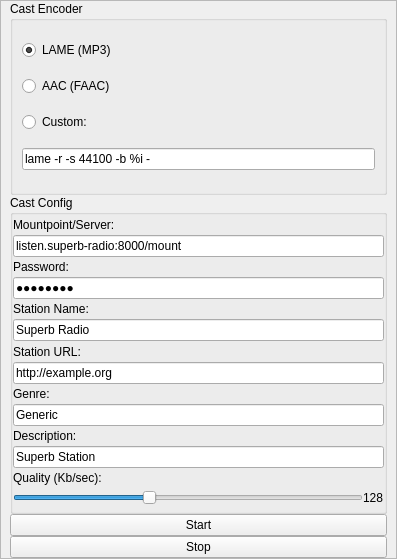
<?xml version="1.0" encoding="UTF-8"?>
<ui version="4.0">
 <class>Encoder</class>
 <widget class="QWidget" name="Encoder">
  <property name="geometry">
   <rect>
    <x>0</x>
    <y>0</y>
    <width>397</width>
    <height>559</height>
   </rect>
  </property>
  <property name="minimumSize">
   <size>
    <width>397</width>
    <height>559</height>
   </size>
  </property>
  <property name="windowTitle">
   <string>Form</string>
  </property>
  <layout class="QVBoxLayout" name="verticalLayout">
   <property name="spacing">
    <number>0</number>
   </property>
   <property name="margin">
    <number>0</number>
   </property>
   <item>
    <widget class="QScrollArea" name="scrollArea">
     <property name="minimumSize">
      <size>
       <width>396</width>
       <height>549</height>
      </size>
     </property>
     <property name="widgetResizable">
      <bool>true</bool>
     </property>
     <widget class="QWidget" name="scrollAreaWidgetContents">
      <property name="geometry">
       <rect>
        <x>0</x>
        <y>0</y>
        <width>395</width>
        <height>557</height>
       </rect>
      </property>
      <property name="minimumSize">
       <size>
        <width>394</width>
        <height>547</height>
       </size>
      </property>
      <layout class="QVBoxLayout" name="verticalLayout_2">
       <property name="spacing">
        <number>0</number>
       </property>
       <property name="leftMargin">
        <number>9</number>
       </property>
       <property name="topMargin">
        <number>0</number>
       </property>
       <property name="rightMargin">
        <number>9</number>
       </property>
       <property name="bottomMargin">
        <number>0</number>
       </property>
       <item>
        <widget class="QGroupBox" name="groupBox">
         <property name="minimumSize">
          <size>
           <width>377</width>
           <height>184</height>
          </size>
         </property>
         <property name="title">
          <string>Cast Encoder</string>
         </property>
         <layout class="QVBoxLayout" name="verticalLayout_3">
          <item>
           <widget class="QRadioButton" name="lame">
            <property name="text">
             <string>LAME (MP3)</string>
            </property>
            <property name="checked">
             <bool>true</bool>
            </property>
           </widget>
          </item>
          <item>
           <widget class="QRadioButton" name="aac">
            <property name="text">
             <string>AAC (FAAC)</string>
            </property>
           </widget>
          </item>
          <item>
           <widget class="QRadioButton" name="customr">
            <property name="text">
             <string>Custom:</string>
            </property>
           </widget>
          </item>
          <item>
           <widget class="QLineEdit" name="custom">
            <property name="text">
             <string>lame -r -s 44100 -b %i -</string>
            </property>
           </widget>
          </item>
         </layout>
        </widget>
       </item>
       <item>
        <widget class="QGroupBox" name="groupBox_2">
         <property name="minimumSize">
          <size>
           <width>377</width>
           <height>319</height>
          </size>
         </property>
         <property name="title">
          <string>Cast Config</string>
         </property>
         <layout class="QVBoxLayout" name="verticalLayout_4">
          <property name="spacing">
           <number>0</number>
          </property>
          <property name="leftMargin">
           <number>0</number>
          </property>
          <property name="topMargin">
           <number>0</number>
          </property>
          <property name="rightMargin">
           <number>0</number>
          </property>
          <property name="bottomMargin">
           <number>3</number>
          </property>
          <item>
           <widget class="QLabel" name="label">
            <property name="text">
             <string>Mountpoint/Server:</string>
            </property>
           </widget>
          </item>
          <item>
           <widget class="QLineEdit" name="server">
            <property name="text">
             <string>listen.superb-radio:8000/mount</string>
            </property>
           </widget>
          </item>
          <item>
           <widget class="QLabel" name="label_2">
            <property name="text">
             <string>Password:</string>
            </property>
           </widget>
          </item>
          <item>
           <widget class="QLineEdit" name="pass">
            <property name="text">
             <string>password</string>
            </property>
            <property name="echoMode">
             <enum>QLineEdit::PasswordEchoOnEdit</enum>
            </property>
           </widget>
          </item>
          <item>
           <widget class="QLabel" name="label_3">
            <property name="text">
             <string>Station Name:</string>
            </property>
           </widget>
          </item>
          <item>
           <widget class="QLineEdit" name="name">
            <property name="text">
             <string>Superb Radio</string>
            </property>
           </widget>
          </item>
          <item>
           <widget class="QLabel" name="label_4">
            <property name="text">
             <string>Station URL:</string>
            </property>
           </widget>
          </item>
          <item>
           <widget class="QLineEdit" name="url">
            <property name="text">
             <string>http://example.org</string>
            </property>
           </widget>
          </item>
          <item>
           <widget class="QLabel" name="label_5">
            <property name="text">
             <string>Genre:</string>
            </property>
           </widget>
          </item>
          <item>
           <widget class="QLineEdit" name="genre">
            <property name="text">
             <string>Generic</string>
            </property>
           </widget>
          </item>
          <item>
           <widget class="QLabel" name="label_6">
            <property name="text">
             <string>Description:</string>
            </property>
           </widget>
          </item>
          <item>
           <widget class="QLineEdit" name="descr">
            <property name="text">
             <string>Superb Station</string>
            </property>
           </widget>
          </item>
          <item>
           <widget class="QLabel" name="label_7">
            <property name="text">
             <string>Quality (Kb/sec):</string>
            </property>
           </widget>
          </item>
          <item>
           <layout class="QHBoxLayout" name="horizontalLayout">
            <item>
             <widget class="QSlider" name="quas">
              <property name="minimum">
               <number>8</number>
              </property>
              <property name="maximum">
               <number>320</number>
              </property>
              <property name="singleStep">
               <number>8</number>
              </property>
              <property name="value">
               <number>128</number>
              </property>
              <property name="orientation">
               <enum>Qt::Horizontal</enum>
              </property>
              <property name="tickPosition">
               <enum>QSlider::NoTicks</enum>
              </property>
             </widget>
            </item>
            <item>
             <widget class="QLabel" name="qua">
              <property name="text">
               <string>128</string>
              </property>
             </widget>
            </item>
           </layout>
          </item>
         </layout>
        </widget>
       </item>
       <item>
        <widget class="QPushButton" name="StartEncoder">
         <property name="text">
          <string>Start</string>
         </property>
        </widget>
       </item>
       <item>
        <widget class="QPushButton" name="StopEncoder">
         <property name="text">
          <string>Stop</string>
         </property>
        </widget>
       </item>
      </layout>
     </widget>
    </widget>
   </item>
  </layout>
 </widget>
 <resources/>
 <connections/>
</ui>
